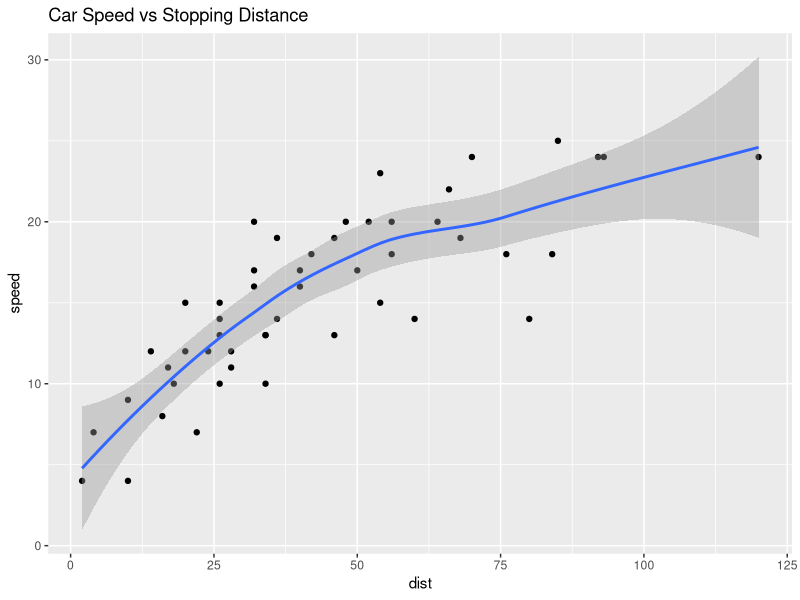

This chart was generated by the following R code:
## ---- chunk 1
knitr::opts_chunk$set(collapse = TRUE)
library(ggplot2)
## ---- chunk 2
ggplot(cars, aes(dist, speed)) + geom_point() + geom_smooth() + ggtitle("Car Speed vs Stopping Distance")

